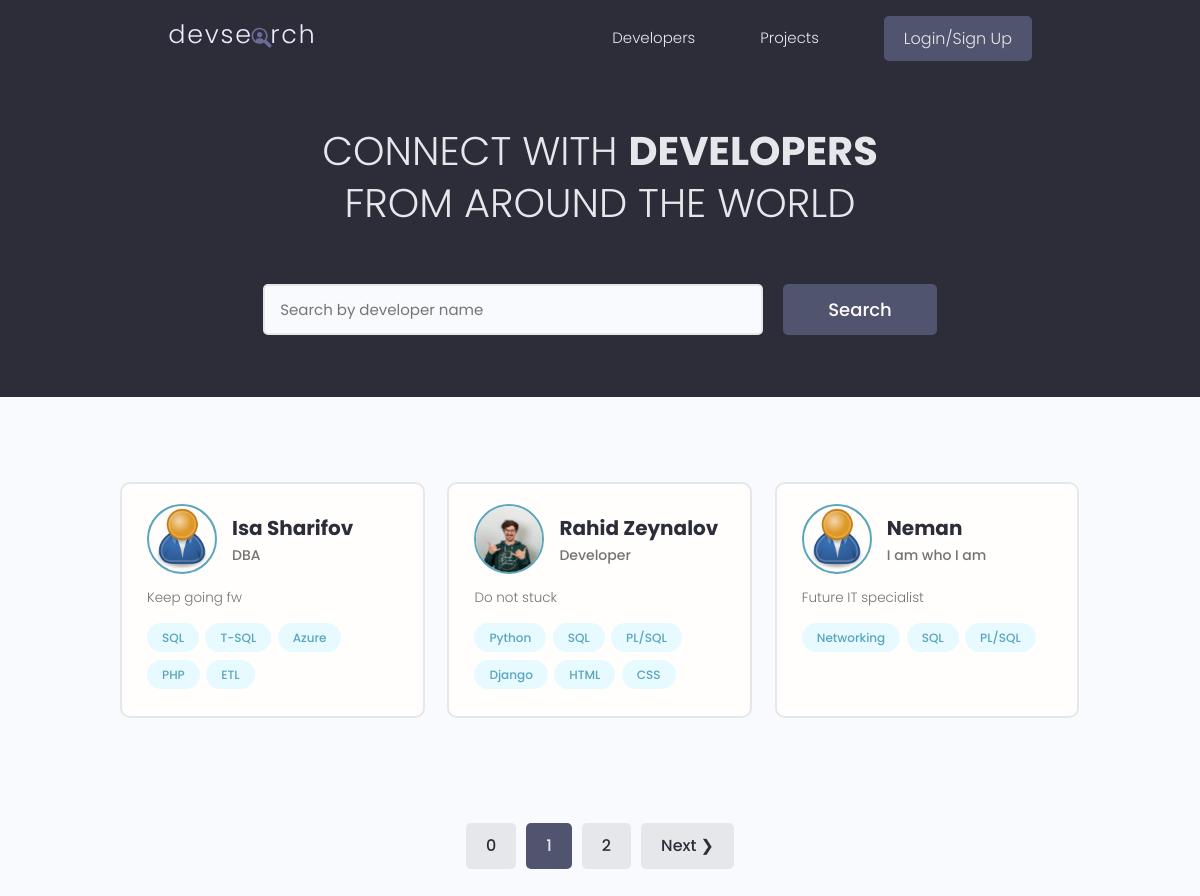
The page / on the database its author committed.
### users/models.py (models this page shows, shortened)
class Profile(models.Model):
    user = models.OneToOneField(User, on_delete=models.CASCADE, null=True, blank=True)
    name = models.CharField(max_length=150, null=True, blank=True)
    email = models.EmailField(max_length=150, null=True, blank=True)
    username = models.CharField(max_length=150, null=True, blank=True)
    location = models.CharField(max_length=150, null=True, blank=True)
    short_intro = models.CharField(max_length=200, null=True, blank=True)
    bio = models.TextField(null=True, blank=True)
    profile_image = models.ImageField(null=True, blank=True, upload_to='profiles/', default="profiles/users-default.png")
    social_github = models.CharField(max_length=150, null=True, blank=True)
    social_stackoverflow = models.CharField(max_length=150, null=True, blank=True)
    social_linkedin = models.CharField(max_length=150, null=True, blank=True)
    social_youtube = models.CharField(max_length=150, null=True, blank=True)
    social_medium = models.CharField(max_length=150, null=True, blank=True)
    created = models.DateTimeField(auto_now_add=True, null=True, blank=True)
    id = models.UUIDField(default=uuid.uuid4, unique=True, primary_key=True, editable=False)
    class Meta:
        ordering =['created']
    @property
    def profileImageURL(self):
        try:
            url = self.profile_image.url
        except:
            url = ''
        return url

class Skill(models.Model):
    owner = models.ForeignKey(Profile, on_delete=models.CASCADE, null=True, blank=True)
    name = models.CharField(max_length=150, null=True, blank=True)
    description = models.TextField(null=True, blank=True)
    created = models.DateTimeField(auto_now_add=True, null=True, blank=True)
    id = models.UUIDField(default=uuid.uuid4, unique=True, primary_key=True, editable=False)

### users/views.py (the view)
# urls.py: path('', views.profiles, name="profiles"),
def profiles(request):
    profiles, search_query = searchProfiles(request)
    custome_range, profiles = paginateProfiles(request, profiles, 3)
    context = {'profiles':profiles, 'search_query': search_query, 'custome_range':custome_range}
    return render(request, 'users/profiles.html', context=context)

### users/utils.py (called while the page is built)
def searchProfiles(request):
    search_query = ''
    if request.GET.get('search_query'):
        search_query = request.GET.get('search_query')
    skills = Skill.objects.filter(name__icontains=search_query)
    profiles = Profile.objects.distinct().filter(
        Q(name__icontains = search_query) |
        Q(short_intro__icontains = search_query) |
        Q(skill__in = skills))
    return profiles, search_query

### users/templates/users/profiles.html (shortened to what this page needs)
{% extends 'main.html' %}
{% block content %}
<main class="home">
    <section class="hero-section text-center">
        <div class="container container--narrow">
            <div class="hero-section__box">
                <h2>CONNECT WITH <span>DEVELOPERS</span></h2>
                <h2>FROM AROUND THE WORLD</h2>
            </div>
            <div class="hero-section__search">
                <form id="searchForm" class="form" action="{% url 'profiles' %}" method="get">
                    <div class="form__field">
                        <input class="input input--text" id="formInput#search" type="text" name="search_query"
                            value = "{{search_query}}" placeholder="Search by developer name" />
                    </div>
                    <input class="btn btn--sub btn--lg" type="submit" value="Search" />
                </form>
            </div>
        </div>
    </section>
    <section class="devlist">
        <div class="container">
            <div class="grid grid--three">
                {% for profile in profiles %}
                <div class="column card">
                    <div class="dev">
                        <a href="{% url 'user-profile' profile.id %}" class="card__body">
                            <div class="dev__profile">
                                <img class="avatar avatar--md" src="{{profile.profileImageURL}}"
                                    alt="image" />
                                <div class="dev__meta">
                                    <h3>{{profile.name}}</h3>
                                    <h5>{{profile.short_intro}}</h5>
                                </div>
                            </div>
                            <p class="dev__info">
                                {{profile.bio|slice:"150"}}
                            </p>
                            <div class="dev__skills">
                                {% for skill in profile.skill_set.all|slice:"6" %}
                                <span class="tag tag--pill tag--main">
                                    <small>{{skill.name}}</small>
                                </span>
                                {% endfor %}
                            </div>
                        </a>
                    </div>
                </div>
                {% endfor %}
            </div>
        </div>
    </section>
    {% include "pagination.html" with queryset=profiles custome_range=custome_range %}
</main>
{% endblock content %}

### static/styles/app.css (style rules this page uses)
:root { --color-sub: #2d2d39; }
.btn--sub { background-color: var(--color-sub-light); }
.card { border: 2px solid var(--color-light); }
img { width: 100%; }
.hero-section { height: 40vh; display: flex; align-items: center; background-color: var(--color-sub); }
.hero-section__box { margin-bottom: 4rem; }
.hero-section__box > h2, .hero-section__box > h2 > span { font-size: 4rem; color: var(--color-light); line-height: 1.3; text-transform: uppercase; }
.hero-section__box > h2 { font-weight: 300; }
.hero-section__box > h2 > span { font-weight: 700; }
.hero-section__search > .form { display: flex; align-items: center; justify-content: center; gap: 2rem; }
.hero-section__search > .form input.input--text { width: 50rem; }
.devlist { margin-top: 8rem; }
.devlist .grid { align-items: stretch; }
.devlist .dev .dev__profile { display: flex; align-items: center; gap: 1.5rem; }
.devlist .dev .dev__meta h3 { color: var(--color-sub); font-size: 2rem; font-weight: 700; }
.devlist .dev .dev__meta h5 { color: var(--color-text); font-size: 1.4rem; font-weight: 500; }
.devlist .dev .dev__info { margin: 1.5rem 0; font-size: 1.35rem; line-height: 1.4; text-align: justify; }

### static/uikit/styles/modules/_variables.css (style rules this page uses)
:root { --color-main: #5aa5b9; --color-main-light: #e6faff; --color-sub: #3f4156; --color-sub-light: #51546e; --color-sub-lighter: #ededfd; --color-text: #737373; --color-gray: #8b8b8b; --color-light: #e5e7eb; --color-light-gray: #767676; --color-bg: #f8fafd; --color-white: #fffefd; --color-white-light: #f3f3f3; --color-success: #359e64; --color-success-bg: #def8e8; --color-error: #fc4b0b; --color-error-bg: #fff2ee; --font-base: 'Poppins', arial, helvetica, 'Segoe UI', roboto, ubuntu, sans-serif; --font-monospace: 'Fira Code', 'Courier New', courier, monospace; --font-regular: 300; --font-medium: 500; --font-bold: 700; --generic-shadow: 1px 1px 5px #00000010; --generic-transition: all 0.3s ease-in-out; }

### static/uikit/styles/modules/_base.css (style rules this page uses)
* { margin: 0; padding: 0; box-sizing: border-box; text-rendering: optimizeLegibility; color: inherit; font-size: inherit; }
html { font-size: 50%; }
@media only screen and (min-width: 480px) { html { font-size: 56.25%; } }
@media only screen and (min-width: 1200px) { html { font-size: 62.5%; } }
body { line-height: 1.6; font-weight: 400; font-size: 1.5rem; color: var(--color-text); background-color: var(--color-bg); min-height: 100vh; }

### static/uikit/styles/modules/_typography.css (style rules this page uses)
* { font-family: var(--font-base); }
h2 { font-size: 3.6rem; font-weight: var(--font-bold); }
h3 { font-size: 3.2rem; font-weight: var(--font-medium); }
h5 { font-size: 2.4rem; font-weight: var(--font-medium); }
h5, h6 { font-weight: var(--font-regular); }
p, span, strong { font-size: 1.6rem; color: var(--color-text); font-weight: var(--font-regular); }
a { padding-bottom: 2px; text-decoration: none; display: inline-block; color: var(--color-main); font-weight: var(--font-medium); }

### static/uikit/styles/modules/_utilities.css (style rules this page uses)
.container { width: 92%; max-width: 165rem; margin: 0 auto; box-sizing: border-box; }
.container--narrow { width: 92%; max-width: 120rem; }
@media screen and (min-width: 1000px) { .container { width: 90%; } }
@media screen and (min-width: 1000px) { .container--narrow { width: 85%; } }
@media screen and (min-width: 1200px) { .container { width: 80%; } }
@media screen and (min-width: 1200px) { .container--narrow { width: 72%; } }
.text-center { text-align: center; }

### static/uikit/styles/modules/_avatar.css (style rules this page uses)
.avatar { border-radius: 50%; border: 2px solid var(--color-main); object-fit: cover; }
.avatar--md { height: 7rem; width: 7rem; }

### static/uikit/styles/modules/_button.css (style rules this page uses)
.btn { display: inline-block; position: relative; cursor: pointer; background-color: var(--color-light); font-weight: var(--font-medium); color: var(--color-sub); text-decoration: none; padding: 1rem 2rem; border-radius: 0.5rem; border: none; width: -webkit-fit-content; width: -moz-fit-content; width: fit-content; height: -webkit-fit-content; height: -moz-fit-content; height: fit-content; font-size: 1.6rem; outline-width: 0; outline-color: transparent; -webkit-backface-visibility: hidden; backface-visibility: hidden; transition: all 0.3s ease-in-out; }
.btn--sub { background-color: var(--color-sub); color: var(--color-white); }
.btn--lg { font-size: 1.8rem; padding: 1.2rem 4.5rem; }

### static/uikit/styles/modules/_card.css (style rules this page uses)
.card { border-radius: 1rem; background-color: var(--color-white); border: 1.5px solid var(--color-light); width: auto; height: auto; margin-top: 0.5rem; margin-bottom: 0.5rem; overflow: hidden; }
.card__body, .card__header { padding: 2rem 2.5rem; }

### rows shown on the page
Profile: profileImageURL (placeholder picture), name "Isa Sharifov", short_intro "DBA", bio "Keep going fw"
Skill: name "SQL"
Skill: name "T-SQL"
Skill: name "Azure"
Skill: name "PHP"
Skill: name "ETL"
Profile: profileImageURL (picture), name "Rahid Zeynalov", short_intro "Developer", bio "Do not stuck"
Skill: name "Python"
Skill: name "SQL"
Skill: name "PL/SQL"
Skill: name "Django"
Skill: name "HTML"
Skill: name "CSS"
Profile: profileImageURL (placeholder picture), name "Neman", short_intro "I am who I am", bio "Future IT specialist"
Skill: name "Networking"
Skill: name "SQL"
Skill: name "PL/SQL"

### other values the page prints
{{ page }} "0" "2"
{{ page }} "1"
